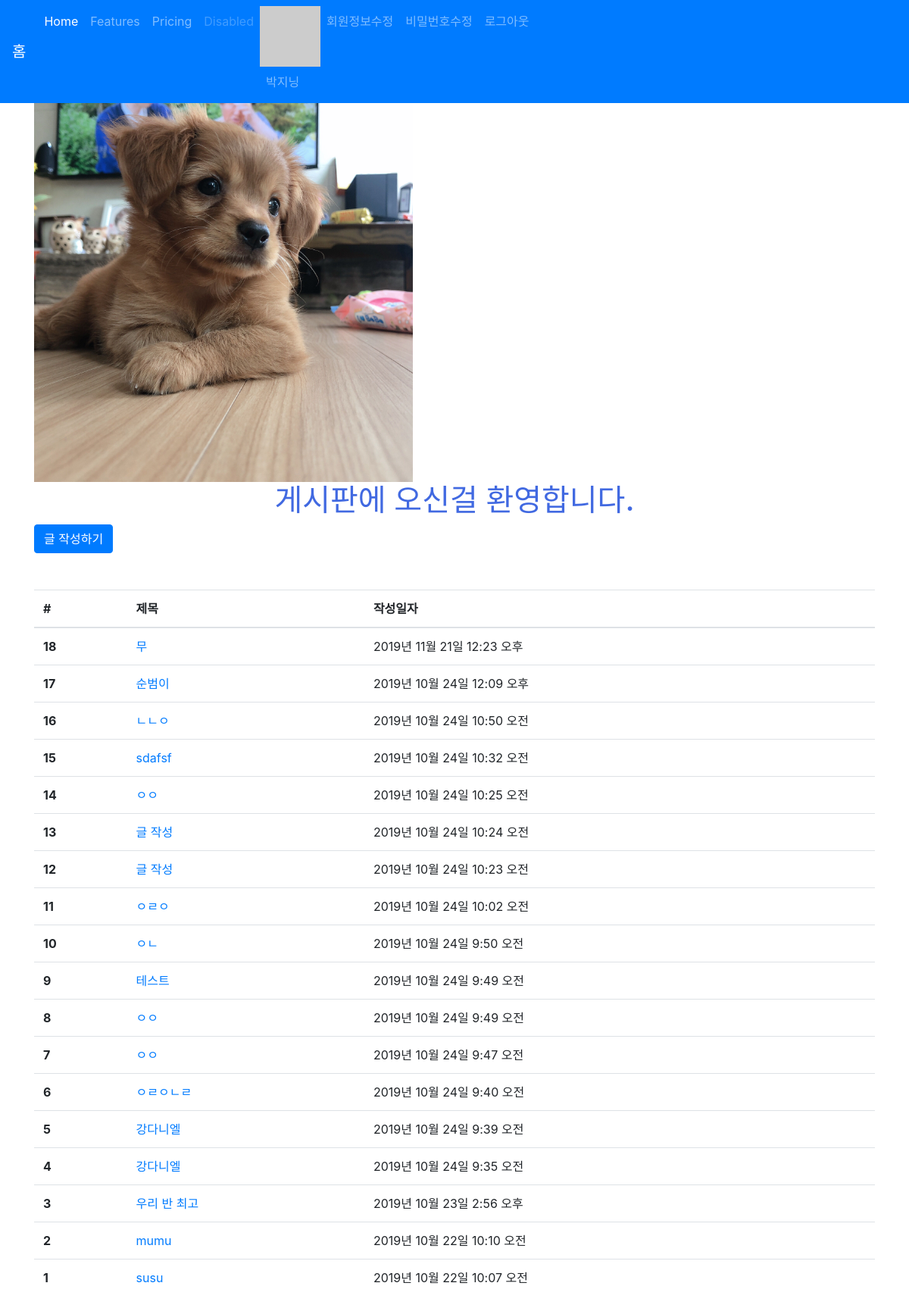
Screenshot of /articles/ (signed in) with the database file from the repository.
### accounts/models.py (models this page shows)
class User(AbstractUser):
    followers = models.ManyToManyField( # follower: 나를 따르는 사람
        settings.AUTH_USER_MODEL,
        related_name='followings',
        blank=True
    )

### articles/models.py (models this page shows, shortened)
class Article(models.Model):
    title = models.CharField(max_length=10)
    content = models.TextField()
    image = models.ImageField(blank=True)
    image_thumbnail = ImageSpecField(
        processors=[ResizeToFill(300, 300)],
        format='JPEG',
        options={'quality': 80}
    )
    created_at = models.DateTimeField(auto_now_add=True)
    updated_at = models.DateTimeField(auto_now=True)
    user = models.ForeignKey(settings.AUTH_USER_MODEL, on_delete=models.CASCADE)
    like_users = models.ManyToManyField(
                                settings.AUTH_USER_MODEL,
                                related_name='like_articles',
                                blank=True
                                )
    hashtags = models.ManyToManyField(
                                HashTag,
                                related_name='articles',
                                blank=True
                                )

### articles/views.py (the view)
# urls.py: path('', views.index, name='index'),
def index(request):
    articles = Article.objects.order_by('-id') # 최신글 위로 오도록
    context = {
        'articles': articles
    }
    return render(request, 'articles/index.html', context)

### articles/templatetags/gravatar.py (called while the page is built)
@register.filter
def makehash(user):
    email = user.email
    social_user = user.socialaccount_set.all().first()
    if social_user:
        return social_user.extra_data.get('properties').get('profile_image')
    return  'https://www.gravatar.com/avatar/' + hashlib.md5(email.strip().lower().encode('utf-8')).hexdigest()

### articles/templates/articles/index.html (shortened to what this page needs)
{% extends 'articles/base.html' %}
{% load static %}
{% block css %}
<link rel="stylesheet" href="{% static 'articles/style.css' %}">
{% endblock %}
{% block body %}
<img src="{% static 'articles/bg.jpg' %}" alt="배경" width="500">
<h1 class="text-center title">게시판에 오신걸 환영합니다.</h1>
{% if user.is_authenticated %}
  <a class="btn btn-primary" href="{% url 'articles:create' %}" role="button">글 작성하기</a>
{% endif %}
<table class="table mt-5">
  <thead>
    <tr>
      <th scope="col">#</th>
      <th scope="col">제목</th>
      <th scope="col">작성일자</th>
    </tr>
  </thead>
  {% for article in articles %}
  <tr>
    <th scope="row">{{ article.id}}</th>
    <td>
      <a href="{% url 'articles:detail' article.pk %}">
        {{ article.title }}
      </a>
    </td>
      <td>{{ article.created_at }}</td>
    </tr>
    {% endfor %}
</table>
{% endblock %}

### articles/templates/_navbar.html (shortened to what this page needs)
<nav class="navbar navbar-expand-lg navbar-dark bg-primary">
  <a class="navbar-brand" href="/articles/">홈</a>
  <div class="collapse navbar-collapse" id="navbarNav">
    <ul class="navbar-nav">
      <li class="nav-item active">
        <a class="nav-link" href="#">Home <span class="sr-only">(current)</span></a>
      </li>
      <li class="nav-item">
        <a class="nav-link" href="#">Features</a>
      </li>
      <li class="nav-item">
        <a class="nav-link" href="#">Pricing</a>
      </li>
      <li class="nav-item">
        <a class="nav-link disabled" href="#" tabindex="-1" aria-disabled="true">Disabled</a>
      </li>
      {% if user.is_authenticated %}
      <li class="nav-item">
        {% load gravatar %}
        <img src="{{ user|makehash }}" alt="">
        <a class="nav-link" href="{% url 'accounts:profile' user.pk %}">{{ user.username }}</a>
      </li>
      <li class="nav-item">
        <a class="nav-link" href="{% url 'accounts:update' %}">회원정보수정</a>
      </li>
      <li class="nav-item">
        <a class="nav-link" href="{% url 'accounts:password' %}">비밀번호수정</a>
      </li>
      <li class="nav-item">
        <a class="nav-link" href="{% url 'accounts:logout' %}">로그아웃</a>
      </li>
      {% endif %}
    </ul>
  </div>
</nav>

### articles/static/articles/style.css (style rules this page uses)
.title { color: royalblue; }

### rows the page displays
User: username "박지닝"
Article: id "18", title "무", created_at "2019년 11월 21일 12:23 오후"
Article: id "17", title "순범이", created_at "2019년 10월 24일 12:09 오후"
Article: id "16", title "ㄴㄴㅇ", created_at "2019년 10월 24일 10:50 오전"
Article: id "15", title "sdafsf", created_at "2019년 10월 24일 10:32 오전"
Article: id "14", title "ㅇㅇ", created_at "2019년 10월 24일 10:25 오전"
Article: id "13", title "글 작성", created_at "2019년 10월 24일 10:24 오전"
Article: id "12", title "글 작성", created_at "2019년 10월 24일 10:23 오전"
Article: id "11", title "ㅇㄹㅇ", created_at "2019년 10월 24일 10:02 오전"
Article: id "10", title "ㅇㄴ", created_at "2019년 10월 24일 9:50 오전"
Article: id "9", title "테스트", created_at "2019년 10월 24일 9:49 오전"
Article: id "8", title "ㅇㅇ", created_at "2019년 10월 24일 9:49 오전"
Article: id "7", title "ㅇㅇ", created_at "2019년 10월 24일 9:47 오전"
Article: id "6", title "ㅇㄹㅇㄴㄹ", created_at "2019년 10월 24일 9:40 오전"
Article: id "5", title "강다니엘", created_at "2019년 10월 24일 9:39 오전"
Article: id "4", title "강다니엘", created_at "2019년 10월 24일 9:35 오전"
Article: id "3", title "우리 반 최고", created_at "2019년 10월 23일 2:56 오후"
Article: id "2", title "mumu", created_at "2019년 10월 22일 10:10 오전"
Article: id "1", title "susu", created_at "2019년 10월 22일 10:07 오전"
